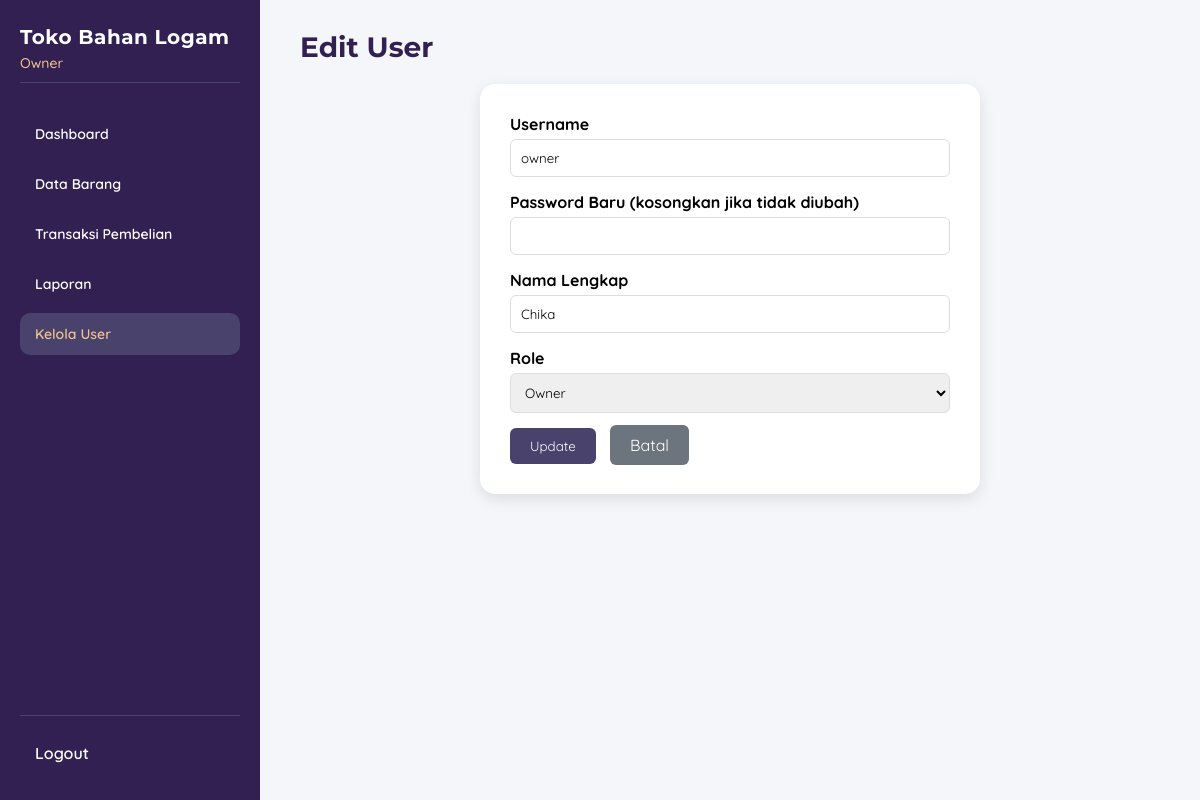
The app's page /Owner/edit_user.php?id=1 (signed in) with its own data.
### tables this page shows
CREATE TABLE `users` (
  `idUser` int(11) NOT NULL,
  `username` varchar(50) NOT NULL,
  `password` varchar(255) NOT NULL,
  `nama` varchar(100) NOT NULL,
  `role` enum('Owner','Kasir') NOT NULL
);

### Owner/edit_user.php (the view, shortened to what this page needs)
<?php
include '../koneksi.php';
$id = (int)$_GET['id'];
$query = "SELECT * FROM users WHERE idUser = $id";
$result = mysqli_query($conn, $query);
$user = mysqli_fetch_assoc($result);
?>
<!DOCTYPE html>
<html>
<head>
    <link rel="stylesheet" href="dashboard_admin.css">
</head>
<body>
<div class="dashboard">
    <div class="sidebar">
        <h2>Toko Bahan Logam</h2>
        <p class="role">Owner</p>
        <ul>
            <li><a href="dashboard_admin.php">Dashboard</a></li>
            <li><a href="./barang.php">Data Barang</a></li>
            <li><a href="pembelian.php">Transaksi Pembelian</a></li>
            <li><a href="laporan.php">Laporan</a></li>
            <li class="active"><a href="user.php">Kelola User</a></li>
        </ul>
        <div class="logout">
            <a href="../logout.php">Logout</a>
        </div>
    </div>
    <div class="main">
        <div class="topbar">
            <h1>Edit User</h1>
        </div>
        <div class="form-card">
            <form method="POST">
                <div class="form-group">
                    <label>Username</label>
                    <input type="text" name="username" value="<?= htmlspecialchars($user['username']) ?>" required>
                </div>
                <div class="form-group">
                    <label>Password Baru (kosongkan jika tidak diubah)</label>
                    <input type="password" name="password">
                </div>
                <div class="form-group">
                    <label>Nama Lengkap</label>
                    <input type="text" name="nama" value="<?= htmlspecialchars($user['nama']) ?>" required>
                </div>
                <div class="form-group">
                    <label>Role</label>
                    <select name="role" required>
                        <option value="Owner" <?= $user['role'] == 'Owner' ? 'selected' : '' ?>>Owner</option>
                    </select>
                </div>
                <div>
                    <button type="submit" class="btn-submit">Update</button>
                    <a href="user.php" class="btn-cancel">Batal</a>
                </div>
            </form>
        </div>
    </div>
</div>
</body>
</html>

### Owner/dashboard_admin.css (style rules this page uses)
* { margin: 0; padding: 0; box-sizing: border-box; }
body { font-family: 'Quicksand', sans-serif; background: #e5e5e5; height: 100vh; overflow: hidden; }
.dashboard, .container { display: flex; height: 100vh; width: 100%; }
.sidebar { width: 260px; background: #312051; color: white; display: flex; flex-direction: column; padding: 25px 20px; height: 100vh; overflow-y: auto; }
.sidebar h2 { font-family: 'Montserrat', sans-serif; font-size: 20px; margin-bottom: 5px; font-weight: 700; letter-spacing: 0.5px; }
.sidebar .role { font-family: 'Quicksand', sans-serif; color: #F0C38E; font-size: 14px; margin-bottom: 30px; padding-bottom: 10px; border-bottom: 1px solid #48426D; font-weight: 500; }
.sidebar ul { list-style: none; flex: 1; padding: 0; }
.sidebar li { margin-bottom: 8px; position: relative; }
.sidebar li a { display: block; padding: 12px 15px; color: white; text-decoration: none; border-radius: 10px; background: transparent; pointer-events: auto !important; position: relative; z-index: 10; font-family: 'Quicksand', sans-serif; font-weight: 600; font-size: 14px; transition: all 0.3s; }
.sidebar li a:hover, .sidebar li.active a { background: #48426D; color: #F0C38E; }
.logout { margin-top: auto; border-top: 1px solid #48426D; padding-top: 15px; }
.logout a { display: block; padding: 12px 15px; color: white; text-decoration: none; font-family: 'Quicksand', sans-serif; font-weight: 600; }
.main { flex: 1; padding: 30px 40px; overflow-y: auto; background: #f4f6f9; }
.main h1 { font-family: 'Montserrat', sans-serif; font-size: 28px; color: #312051; margin-bottom: 20px; font-weight: 700; }
input, select, textarea, button, .btn, a, .btn-add, .btn-delete, .btn-edit, .btn-search, .btn-submit, .btn-filter, .btn-export, .btn-print, .remove-item { font-family: 'Quicksand', sans-serif; }

### Owner/edit_user.php (style rules this page uses)
.form-card { max-width: 500px; margin: auto; background: white; padding: 30px; border-radius: 15px; box-shadow: 0 5px 15px rgba(0,0,0,0.1); }
.form-group { margin-bottom: 15px; }
.form-group label { display: block; margin-bottom: 5px; font-weight: bold; }
.form-group input, .form-group select { width: 100%; padding: 10px; border: 1px solid #ddd; border-radius: 6px; font-family: 'Quicksand', sans-serif; }
.btn-submit { background: #48426D; color: white; padding: 10px 20px; border: none; border-radius: 6px; cursor: pointer; font-family: 'Quicksand', sans-serif; }
.btn-cancel { background: #6c757d; color: white; padding: 10px 20px; border: none; border-radius: 6px; margin-left: 10px; text-decoration: none; font-family: 'Quicksand', sans-serif; }

### records on screen
users: username "owner", nama "Chika", role "Owner"
